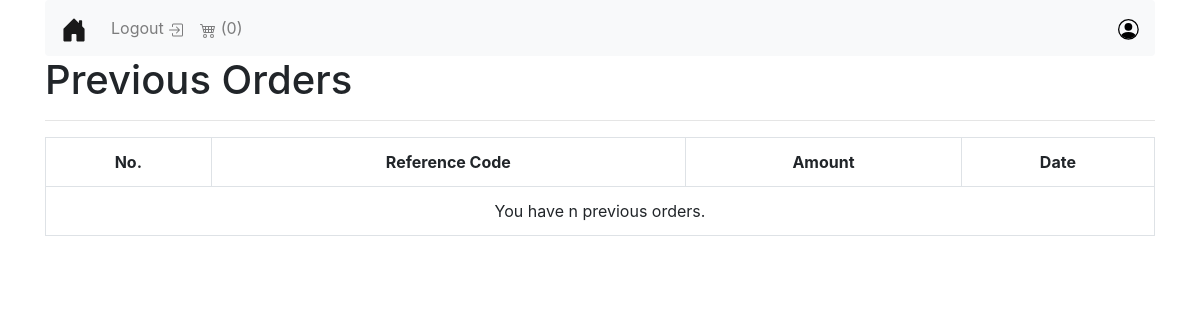
Page /account/profile/ (signed in) on the earlier database version.
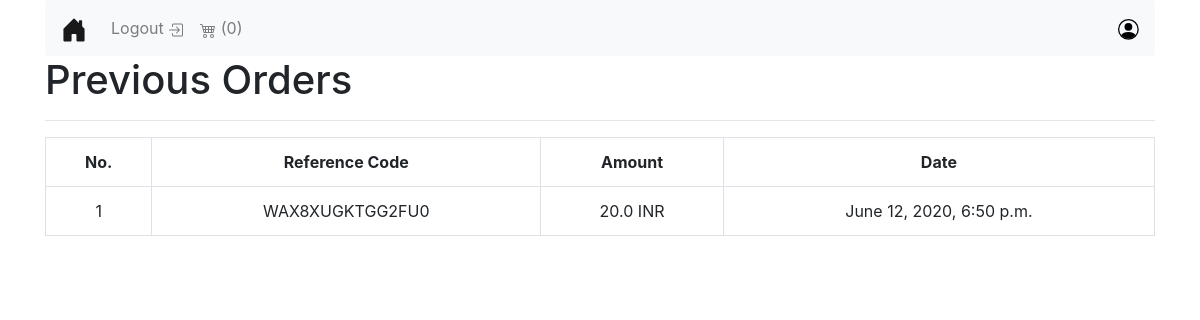
Same page on the later database version.
### shopping_cart/models.py (models this page shows, shortened)
class Order(models.Model):
    user = models.ForeignKey(settings.AUTH_USER_MODEL,on_delete=models.CASCADE)
    is_ordered = models.BooleanField(default=False)
    items = models.ManyToManyField(OrderItem)
    ref_code = models.CharField(max_length=50)
    def get_total(self):
        return self.items.all().aggregate(order_total = Sum('book__price'))['order_total']

class Payment(models.Model):
    order = models.ForeignKey(Order, on_delete=models.CASCADE)
    total_amount = models.FloatField()
    date_paid = models.DateTimeField(auto_now_add=True)
    stripe_charge_id = models.CharField(max_length=100)

### core/views.py (the view)
# urls.py: path('account/profile/',profile_view,name='profile'),
def profile_view(request):
    orders = Order.objects.filter(user = request.user, is_ordered=True)
    context={
        'orders':orders
    }
    return render(request,'profile.html',context)

### shopping_cart/templatetags/cart_template_tags.py (called while the page is built)
@register.filter
def cart_item_count(user):
    if user.is_authenticated:
        qs = Order.objects.filter(user=user, is_ordered=False)
        if qs.exists():
            return qs[0].items.count()
    return 0

### templates/profile.html
{% extends "base.html" %}
{% block content %}
<h1>Previous Orders</h1>
<hr>
  <table class="table table-hover table-bordered text-center">
    <tr class="text-center" >
      <th>No.</th>
      <th>Reference Code</th>
      <th>Amount</th>
      <th>Date</th>
    </tr>
    {% for order in orders  %}
        <tr>
          <td>{{forloop.counter}}</td>
          <td>{{order.ref_code}}</td>
          <td>{{order.get_total}} INR</td>
          <td>{{order.payment_set.first.date_paid}}</td>
        </tr>
        {% empty %}
        <tr>
          <td colspan="4">You have n previous orders.</td>
        </tr>
    {% endfor %}
  </table>
{% endblock content %}

Differences in the rows shown:
now on this page (row edited): Order: ref_code "WAX8XUGKTGG2FU0", get_total "20.0", payment_set.first.date_paid "June 12, 2020, 6:50 p.m."
Other differences:
text no longer shown: "You have n previous orders."
